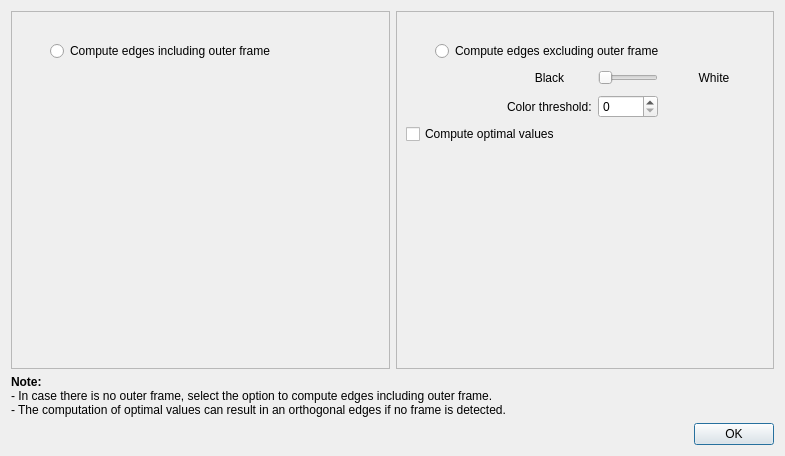
<?xml version="1.0" encoding="UTF-8"?>
<ui version="4.0">
 <class>AdaptiveEdgesDialog</class>
 <widget class="QDialog" name="AdaptiveEdgesDialog">
  <property name="geometry">
   <rect>
    <x>0</x>
    <y>0</y>
    <width>785</width>
    <height>456</height>
   </rect>
  </property>
  <property name="windowTitle">
   <string>Define Channel Edges</string>
  </property>
  <layout class="QVBoxLayout" name="verticalLayout">
   <item>
    <layout class="QHBoxLayout" name="horizontalLayout" stretch="1,1">
     <item>
      <widget class="QFrame" name="frame_2">
       <property name="frameShape">
        <enum>QFrame::StyledPanel</enum>
       </property>
       <property name="frameShadow">
        <enum>QFrame::Raised</enum>
       </property>
       <layout class="QVBoxLayout" name="verticalLayout_9">
        <item>
         <widget class="QLabel" name="label_11">
          <property name="sizePolicy">
           <sizepolicy hsizetype="Minimum" vsizetype="Minimum">
            <horstretch>0</horstretch>
            <verstretch>0</verstretch>
           </sizepolicy>
          </property>
          <property name="text">
           <string/>
          </property>
          <property name="pixmap">
           <pixmap resource="../../rsc/espina.qrc">:/espina/edges-stack.png</pixmap>
          </property>
          <property name="alignment">
           <set>Qt::AlignCenter</set>
          </property>
         </widget>
        </item>
        <item>
         <layout class="QHBoxLayout" name="horizontalLayout_5">
          <item>
           <widget class="QRadioButton" name="radioStackEdges">
            <property name="maximumSize">
             <size>
              <width>300</width>
              <height>16777215</height>
             </size>
            </property>
            <property name="text">
             <string>Compute edges including outer frame</string>
            </property>
            <property name="autoExclusive">
             <bool>true</bool>
            </property>
           </widget>
          </item>
         </layout>
        </item>
        <item>
         <spacer name="verticalSpacer_3">
          <property name="orientation">
           <enum>Qt::Vertical</enum>
          </property>
          <property name="sizeType">
           <enum>QSizePolicy::MinimumExpanding</enum>
          </property>
          <property name="sizeHint" stdset="0">
           <size>
            <width>20</width>
            <height>0</height>
           </size>
          </property>
         </spacer>
        </item>
       </layout>
      </widget>
     </item>
     <item>
      <widget class="QFrame" name="frame">
       <property name="frameShape">
        <enum>QFrame::StyledPanel</enum>
       </property>
       <property name="frameShadow">
        <enum>QFrame::Raised</enum>
       </property>
       <layout class="QVBoxLayout" name="verticalLayout_2">
        <item>
         <widget class="QLabel" name="adaptiveExample">
          <property name="sizePolicy">
           <sizepolicy hsizetype="Minimum" vsizetype="Minimum">
            <horstretch>0</horstretch>
            <verstretch>0</verstretch>
           </sizepolicy>
          </property>
          <property name="text">
           <string/>
          </property>
          <property name="pixmap">
           <pixmap resource="../../rsc/espina.qrc">:/espina/edges-image.png</pixmap>
          </property>
          <property name="alignment">
           <set>Qt::AlignCenter</set>
          </property>
         </widget>
        </item>
        <item>
         <layout class="QHBoxLayout" name="horizontalLayout_11">
          <item>
           <widget class="QRadioButton" name="radioImageEdges">
            <property name="maximumSize">
             <size>
              <width>300</width>
              <height>16777215</height>
             </size>
            </property>
            <property name="text">
             <string>Compute edges excluding outer frame</string>
            </property>
            <property name="autoExclusive">
             <bool>true</bool>
            </property>
           </widget>
          </item>
         </layout>
        </item>
        <item>
         <layout class="QGridLayout" name="gridLayout">
          <item row="1" column="2">
           <widget class="QPushButton" name="blackButton">
            <property name="text">
             <string>Black</string>
            </property>
            <property name="flat">
             <bool>true</bool>
            </property>
           </widget>
          </item>
          <item row="2" column="2">
           <widget class="QLabel" name="thresholdLabel">
            <property name="text">
             <string>Color threshold:</string>
            </property>
           </widget>
          </item>
          <item row="2" column="4">
           <widget class="QSpinBox" name="thresholdBox">
            <property name="maximumSize">
             <size>
              <width>60</width>
              <height>16777215</height>
             </size>
            </property>
           </widget>
          </item>
          <item row="1" column="4">
           <widget class="QSlider" name="colorBox">
            <property name="maximumSize">
             <size>
              <width>60</width>
              <height>16777215</height>
             </size>
            </property>
            <property name="maximum">
             <number>255</number>
            </property>
            <property name="orientation">
             <enum>Qt::Horizontal</enum>
            </property>
           </widget>
          </item>
          <item row="2" column="5">
           <spacer name="horizontalSpacer">
            <property name="orientation">
             <enum>Qt::Horizontal</enum>
            </property>
            <property name="sizeHint" stdset="0">
             <size>
              <width>40</width>
              <height>20</height>
             </size>
            </property>
           </spacer>
          </item>
          <item row="2" column="0">
           <spacer name="horizontalSpacer_2">
            <property name="orientation">
             <enum>Qt::Horizontal</enum>
            </property>
            <property name="sizeHint" stdset="0">
             <size>
              <width>40</width>
              <height>20</height>
             </size>
            </property>
           </spacer>
          </item>
          <item row="1" column="5">
           <widget class="QPushButton" name="whiteButton">
            <property name="text">
             <string>White</string>
            </property>
            <property name="flat">
             <bool>true</bool>
            </property>
           </widget>
          </item>
         </layout>
        </item>
        <item>
         <widget class="QCheckBox" name="computeOptimal">
          <property name="text">
           <string>Compute optimal values</string>
          </property>
         </widget>
        </item>
        <item>
         <spacer name="verticalSpacer_4">
          <property name="orientation">
           <enum>Qt::Vertical</enum>
          </property>
          <property name="sizeType">
           <enum>QSizePolicy::MinimumExpanding</enum>
          </property>
          <property name="sizeHint" stdset="0">
           <size>
            <width>20</width>
            <height>0</height>
           </size>
          </property>
         </spacer>
        </item>
       </layout>
      </widget>
     </item>
    </layout>
   </item>
   <item>
    <widget class="QLabel" name="label_5">
     <property name="sizePolicy">
      <sizepolicy hsizetype="Preferred" vsizetype="Preferred">
       <horstretch>0</horstretch>
       <verstretch>0</verstretch>
      </sizepolicy>
     </property>
     <property name="text">
      <string>&lt;html&gt;&lt;head/&gt;&lt;body&gt;&lt;p&gt;&lt;span style=&quot; font-weight:600;&quot;&gt;Note:&lt;/span&gt;&lt;br/&gt;- In case there is no outer frame, select the option to compute edges including outer frame.&lt;br&gt;- The computation of optimal values can result in an orthogonal edges if no frame is detected.&lt;/p&gt;&lt;/body&gt;&lt;/html&gt;</string>
     </property>
    </widget>
   </item>
   <item>
    <widget class="QDialogButtonBox" name="buttonBox">
     <property name="orientation">
      <enum>Qt::Horizontal</enum>
     </property>
     <property name="standardButtons">
      <set>QDialogButtonBox::Ok</set>
     </property>
    </widget>
   </item>
  </layout>
 </widget>
 <resources>
  <include location="../../rsc/espina.qrc"/>
 </resources>
 <connections>
  <connection>
   <sender>buttonBox</sender>
   <signal>accepted()</signal>
   <receiver>AdaptiveEdgesDialog</receiver>
   <slot>accept()</slot>
   <hints>
    <hint type="sourcelabel">
     <x>248</x>
     <y>254</y>
    </hint>
    <hint type="destinationlabel">
     <x>157</x>
     <y>274</y>
    </hint>
   </hints>
  </connection>
  <connection>
   <sender>buttonBox</sender>
   <signal>rejected()</signal>
   <receiver>AdaptiveEdgesDialog</receiver>
   <slot>reject()</slot>
   <hints>
    <hint type="sourcelabel">
     <x>316</x>
     <y>260</y>
    </hint>
    <hint type="destinationlabel">
     <x>286</x>
     <y>274</y>
    </hint>
   </hints>
  </connection>
 </connections>
</ui>
